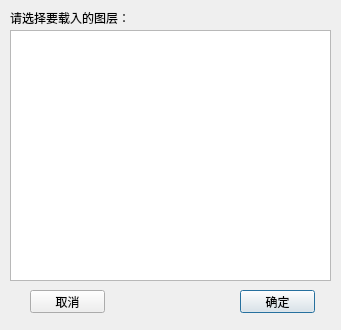
<?xml version="1.0" encoding="UTF-8"?>
<ui version="4.0">
 <class>SelectLayer</class>
 <widget class="QDialog" name="SelectLayer">
  <property name="geometry">
   <rect>
    <x>0</x>
    <y>0</y>
    <width>341</width>
    <height>330</height>
   </rect>
  </property>
  <property name="windowTitle">
   <string>Dialog</string>
  </property>
  <widget class="QLabel" name="label">
   <property name="geometry">
    <rect>
     <x>10</x>
     <y>10</y>
     <width>131</width>
     <height>16</height>
    </rect>
   </property>
   <property name="text">
    <string>请选择要载入的图层：</string>
   </property>
  </widget>
  <widget class="QTableWidget" name="SelectTable">
   <property name="geometry">
    <rect>
     <x>10</x>
     <y>30</y>
     <width>321</width>
     <height>251</height>
    </rect>
   </property>
  </widget>
  <widget class="QPushButton" name="SelectLayer_OK">
   <property name="geometry">
    <rect>
     <x>240</x>
     <y>290</y>
     <width>75</width>
     <height>23</height>
    </rect>
   </property>
   <property name="text">
    <string>确定</string>
   </property>
  </widget>
  <widget class="QPushButton" name="SelectLayer_Cancel">
   <property name="geometry">
    <rect>
     <x>30</x>
     <y>290</y>
     <width>75</width>
     <height>23</height>
    </rect>
   </property>
   <property name="text">
    <string>取消</string>
   </property>
  </widget>
 </widget>
 <resources/>
 <connections>
  <connection>
   <sender>SelectLayer_Cancel</sender>
   <signal>clicked()</signal>
   <receiver>SelectLayer</receiver>
   <slot>close()</slot>
   <hints>
    <hint type="sourcelabel">
     <x>67</x>
     <y>291</y>
    </hint>
    <hint type="destinationlabel">
     <x>119</x>
     <y>159</y>
    </hint>
   </hints>
  </connection>
  <connection>
   <sender>SelectLayer_OK</sender>
   <signal>clicked()</signal>
   <receiver>SelectLayer</receiver>
   <slot>accept()</slot>
   <hints>
    <hint type="sourcelabel">
     <x>297</x>
     <y>301</y>
    </hint>
    <hint type="destinationlabel">
     <x>175</x>
     <y>164</y>
    </hint>
   </hints>
  </connection>
 </connections>
</ui>
